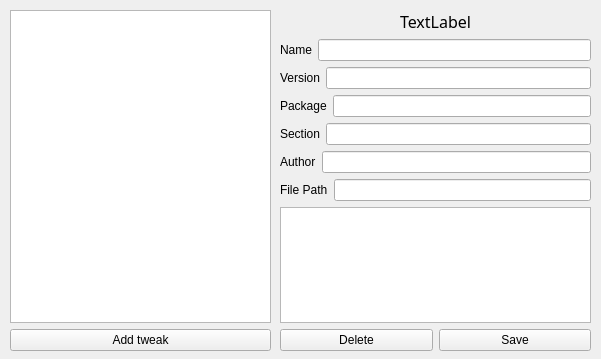
<?xml version="1.0" encoding="UTF-8"?>
<ui version="4.0">
 <class>Form</class>
 <widget class="QWidget" name="Form">
  <property name="geometry">
   <rect>
    <x>0</x>
    <y>0</y>
    <width>601</width>
    <height>359</height>
   </rect>
  </property>
  <property name="windowTitle">
   <string>Repository Manager</string>
  </property>
  <widget class="QWidget" name="verticalLayoutWidget">
   <property name="geometry">
    <rect>
     <x>280</x>
     <y>10</y>
     <width>311</width>
     <height>341</height>
    </rect>
   </property>
   <layout class="QVBoxLayout" name="TweakInfo">
    <item>
     <widget class="QLabel" name="nameLabel">
      <property name="font">
       <font>
        <family>Arial Black</family>
        <pointsize>12</pointsize>
       </font>
      </property>
      <property name="text">
       <string>TextLabel</string>
      </property>
      <property name="alignment">
       <set>Qt::AlignCenter</set>
      </property>
      <property name="wordWrap">
       <bool>false</bool>
      </property>
     </widget>
    </item>
    <item>
     <layout class="QVBoxLayout" name="fieldsLayout">
      <item>
       <layout class="QHBoxLayout" name="nameLayout">
        <item>
         <widget class="QLabel" name="label_2">
          <property name="text">
           <string>Name</string>
          </property>
         </widget>
        </item>
        <item>
         <widget class="QLineEdit" name="nameInput"/>
        </item>
       </layout>
      </item>
      <item>
       <layout class="QHBoxLayout" name="versionLayout">
        <item>
         <widget class="QLabel" name="label_5">
          <property name="text">
           <string>Version</string>
          </property>
         </widget>
        </item>
        <item>
         <widget class="QLineEdit" name="versionInput"/>
        </item>
       </layout>
      </item>
      <item>
       <layout class="QHBoxLayout" name="packageLayout">
        <item>
         <widget class="QLabel" name="label_3">
          <property name="text">
           <string>Package</string>
          </property>
         </widget>
        </item>
        <item>
         <widget class="QLineEdit" name="packageInput"/>
        </item>
       </layout>
      </item>
      <item>
       <layout class="QHBoxLayout" name="sectionLayout">
        <item>
         <widget class="QLabel" name="label_6">
          <property name="text">
           <string>Section</string>
          </property>
         </widget>
        </item>
        <item>
         <widget class="QLineEdit" name="sectionInput"/>
        </item>
       </layout>
      </item>
      <item>
       <layout class="QHBoxLayout" name="authorLayout">
        <item>
         <widget class="QLabel" name="label_7">
          <property name="text">
           <string>Author</string>
          </property>
         </widget>
        </item>
        <item>
         <widget class="QLineEdit" name="authorInput"/>
        </item>
       </layout>
      </item>
      <item>
       <layout class="QHBoxLayout" name="filePathLayout">
        <item>
         <widget class="QLabel" name="label_8">
          <property name="text">
           <string>File Path</string>
          </property>
         </widget>
        </item>
        <item>
         <widget class="QLineEdit" name="filePathInput"/>
        </item>
       </layout>
      </item>
      <item>
       <widget class="QPlainTextEdit" name="descriptionTextInput"/>
      </item>
     </layout>
    </item>
    <item>
     <layout class="QHBoxLayout" name="horizontalLayout">
      <item>
       <widget class="QPushButton" name="deleteButton">
        <property name="text">
         <string>Delete</string>
        </property>
       </widget>
      </item>
      <item>
       <widget class="QPushButton" name="saveButton">
        <property name="text">
         <string>Save</string>
        </property>
       </widget>
      </item>
     </layout>
    </item>
   </layout>
  </widget>
  <widget class="QWidget" name="verticalLayoutWidget_2">
   <property name="geometry">
    <rect>
     <x>10</x>
     <y>10</y>
     <width>261</width>
     <height>341</height>
    </rect>
   </property>
   <layout class="QVBoxLayout" name="TweaksList">
    <item>
     <widget class="QListWidget" name="packagesListWidget"/>
    </item>
    <item>
     <widget class="QPushButton" name="addtweakButton">
      <property name="text">
       <string>Add tweak</string>
      </property>
     </widget>
    </item>
   </layout>
  </widget>
  <widget class="QWidget" name="horizontalLayoutWidget_4">
   <property name="geometry">
    <rect>
     <x>200</x>
     <y>370</y>
     <width>160</width>
     <height>80</height>
    </rect>
   </property>
   <layout class="QHBoxLayout" name="horizontalLayout_4">
    <item>
     <widget class="QLabel" name="label_4">
      <property name="text">
       <string>Name</string>
      </property>
     </widget>
    </item>
    <item>
     <widget class="QLineEdit" name="lineEdit_3"/>
    </item>
   </layout>
  </widget>
 </widget>
 <resources/>
 <connections/>
</ui>
